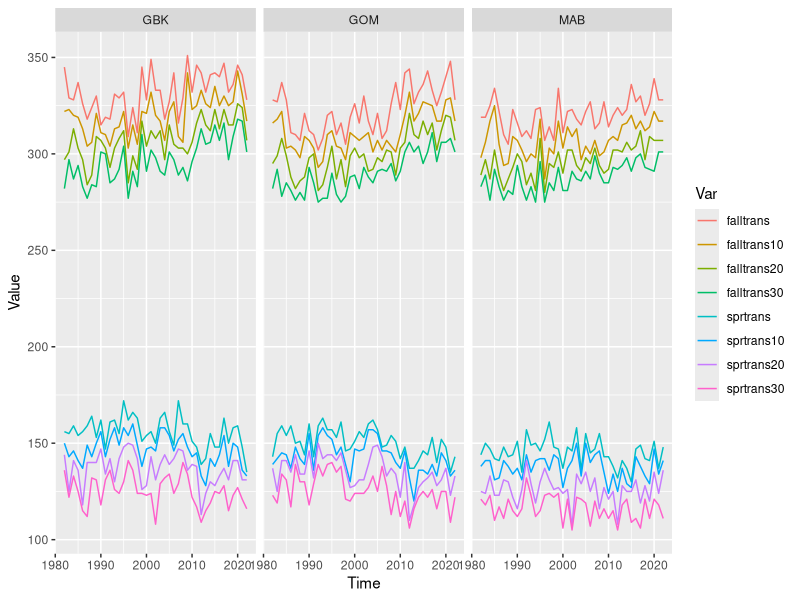
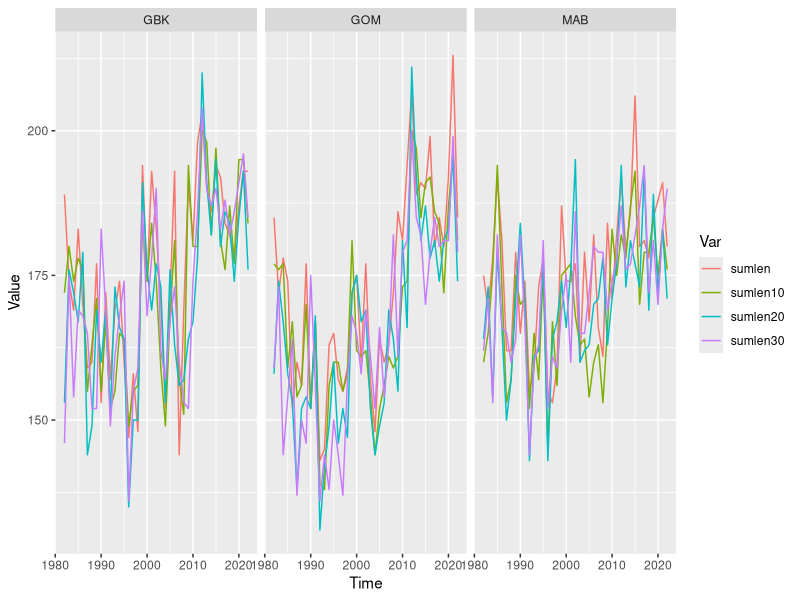
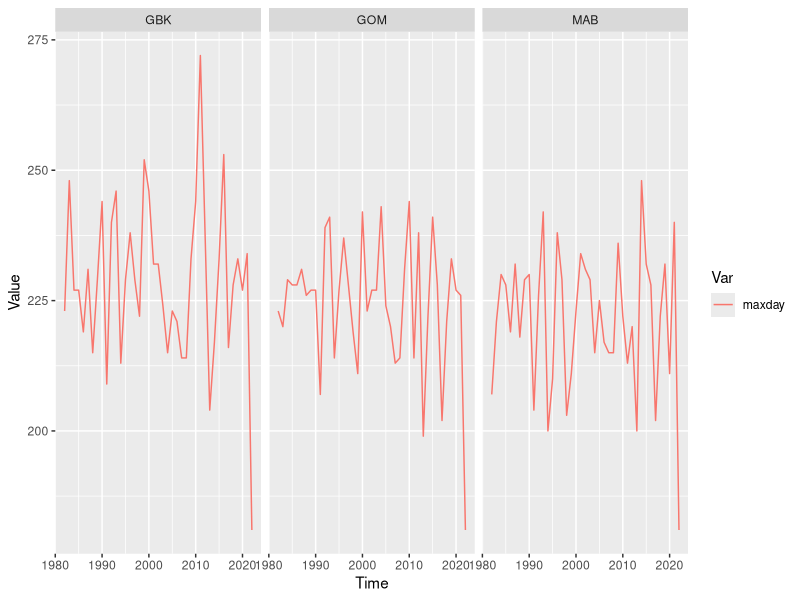

Here is the R script that generated these plots, in order:
## ---- chunk 1
knitr::opts_chunk$set(echo = FALSE,
                      message = FALSE,
                      warning = FALSE,
                      fig.align = 'center') #allows for inserting R code into captions
library(tidyverse)
dat<- read.csv(here::here("EPU_transition_dates.csv")) %>% 
  filter(!EPU == "NA")

dat<- dat %>% pivot_longer(cols = sprtrans:sumlen30, names_to = "Var", values_to = "Value")
## ---- chunk 2
dat %>% filter(Var %in% c("sprtrans", "falltrans",
                          "sprtrans10", "falltrans10",
                          "sprtrans20", "falltrans20",
                          "sprtrans30", "falltrans30")) %>% 
  ggplot2::ggplot()+
  geom_line(aes(x = Time, y = Value, color = Var))+
  facet_wrap(~EPU)
## ---- chunk 3
gls<- dat %>% filter(Var == "sumlen", 
                     !Value == "NA") %>% 
  mutate(Time = as.numeric(Time), 
         Value = as.numeric(Value))

dat %>% filter(Var %in% c("sumlen", "sumlen10", 
                          "sumlen20", "sumlen30")) %>%
  mutate(Time = as.numeric(Time), 
         Value = as.numeric(Value)) %>% 
  ggplot2::ggplot(aes(x = Time, y = Value, color = Var))+
  geom_line()+
  facet_wrap(~EPU)


## ---- chunk 4
dat %>% filter(Var == "maxday") %>% 
  ggplot2::ggplot()+
  geom_line(aes(x = Time, y = Value, color = Var))+
  facet_wrap(~EPU)

